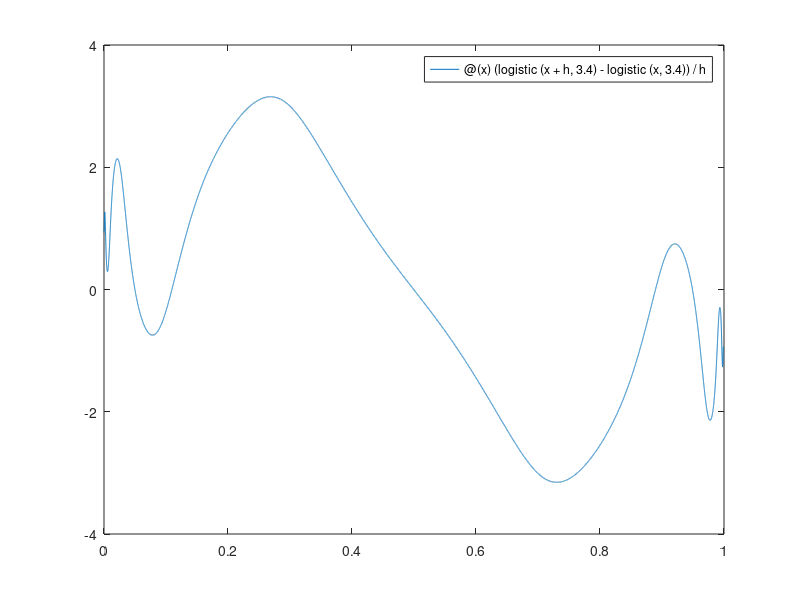

The MATLAB script that drew this image:
function main
    h = 0.001;
    fplot(@(x) (logistic(x+h, 3.4)-logistic(x, 3.4))/h, [0 1]);
end

function y = logistic(x, a)
    y = 0;
    for i = [1:1:20]
    x = a*x.*(1-x);
    y = y+x/factorial(i)*(-1)^(i+1);
    end
end